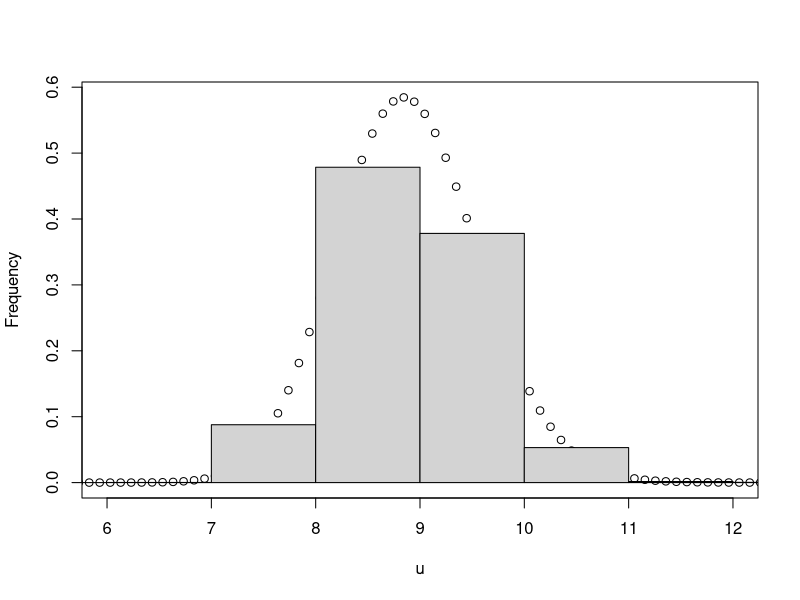

Here is the R script that generated this plot:
Y <- c(9,5,7,15,9,0,22,1,9,11,9,13,12,11,2,1,26,7,0)
n=length(Y)
theta.0 <- 0.1
theta.post <- theta.0
Lambda=1/8
Nbite=10^4
m=mean(Y)
for( i in 1:Nbite)
{
  ## proposal
  theta.1 <- rexp(1,Lambda)
  ## calcul ration
  ratio1 <- exp(-(n-Lambda)*(theta.1-theta.0))
  ratio2 <- (theta.1/theta.0)^(n*m-1)
  ratio <-  ratio1 * ratio2
  if (runif(1)<ratio){
    theta.0 <- theta.1
  }
  theta.post <- c(theta.post,theta.0)
  }

## par(mfrow= c(1,2));
##
## par(new=TRUE)
u <- seq(0, 20, length= 200);
plot(u, dgamma(u,shape=n*mean(Y),scale=1/n),  ylab="Frequency",xlim=c(6,12));
hist(theta.post,xlim=c(6,12),prob=T,add=T);

## intervalle de credibilité à 95%
interval.cred <- c(sort(theta.post)[25],sort(theta.post)[975])

